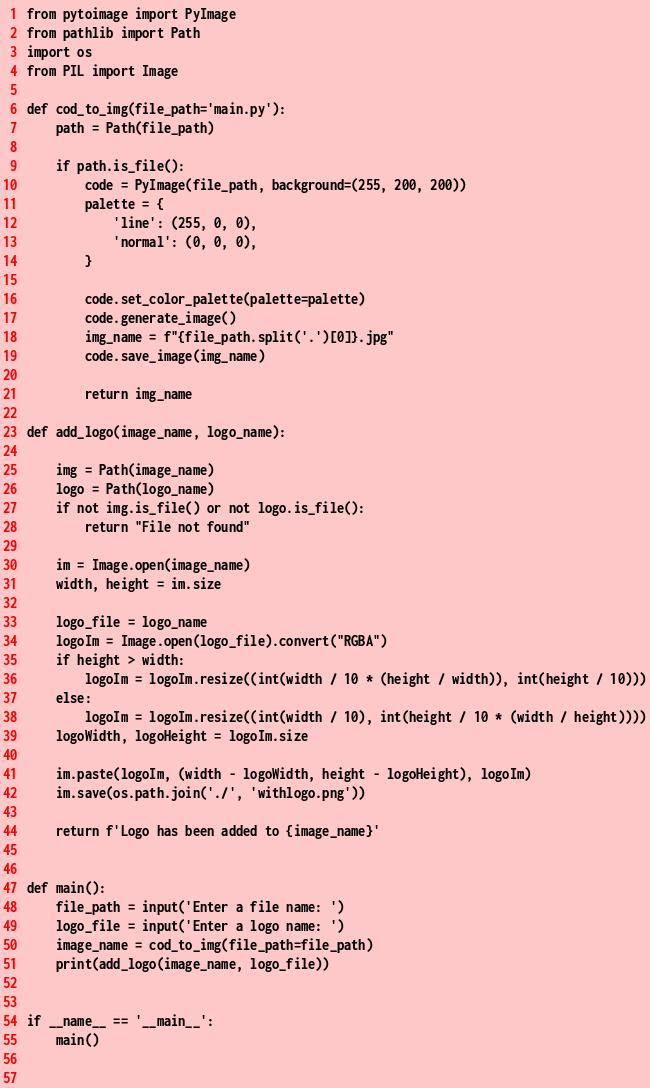

The script that saved this image:
from pytoimage import PyImage
from pathlib import Path
import os
from PIL import Image

def cod_to_img(file_path='main.py'):
    path = Path(file_path)

    if path.is_file():
        code = PyImage(file_path, background=(255, 200, 200))
        palette = {
            'line': (255, 0, 0),
            'normal': (0, 0, 0),
        }

        code.set_color_palette(palette=palette)
        code.generate_image()
        img_name = f"{file_path.split('.')[0]}.jpg"
        code.save_image(img_name)

        return img_name

def add_logo(image_name, logo_name):

    img = Path(image_name)
    logo = Path(logo_name)
    if not img.is_file() or not logo.is_file():
        return "File not found"

    im = Image.open(image_name)
    width, height = im.size

    logo_file = logo_name
    logoIm = Image.open(logo_file).convert("RGBA")
    if height > width:
        logoIm = logoIm.resize((int(width / 10 * (height / width)), int(height / 10)))
    else:
        logoIm = logoIm.resize((int(width / 10), int(height / 10 * (width / height))))
    logoWidth, logoHeight = logoIm.size

    im.paste(logoIm, (width - logoWidth, height - logoHeight), logoIm)
    im.save(os.path.join('./', 'withlogo.png'))

    return f'Logo has been added to {image_name}'


def main():
    file_path = input('Enter a file name: ')
    logo_file = input('Enter a logo name: ')
    image_name = cod_to_img(file_path=file_path)
    print(add_logo(image_name, logo_file))


if __name__ == '__main__':
    main()
